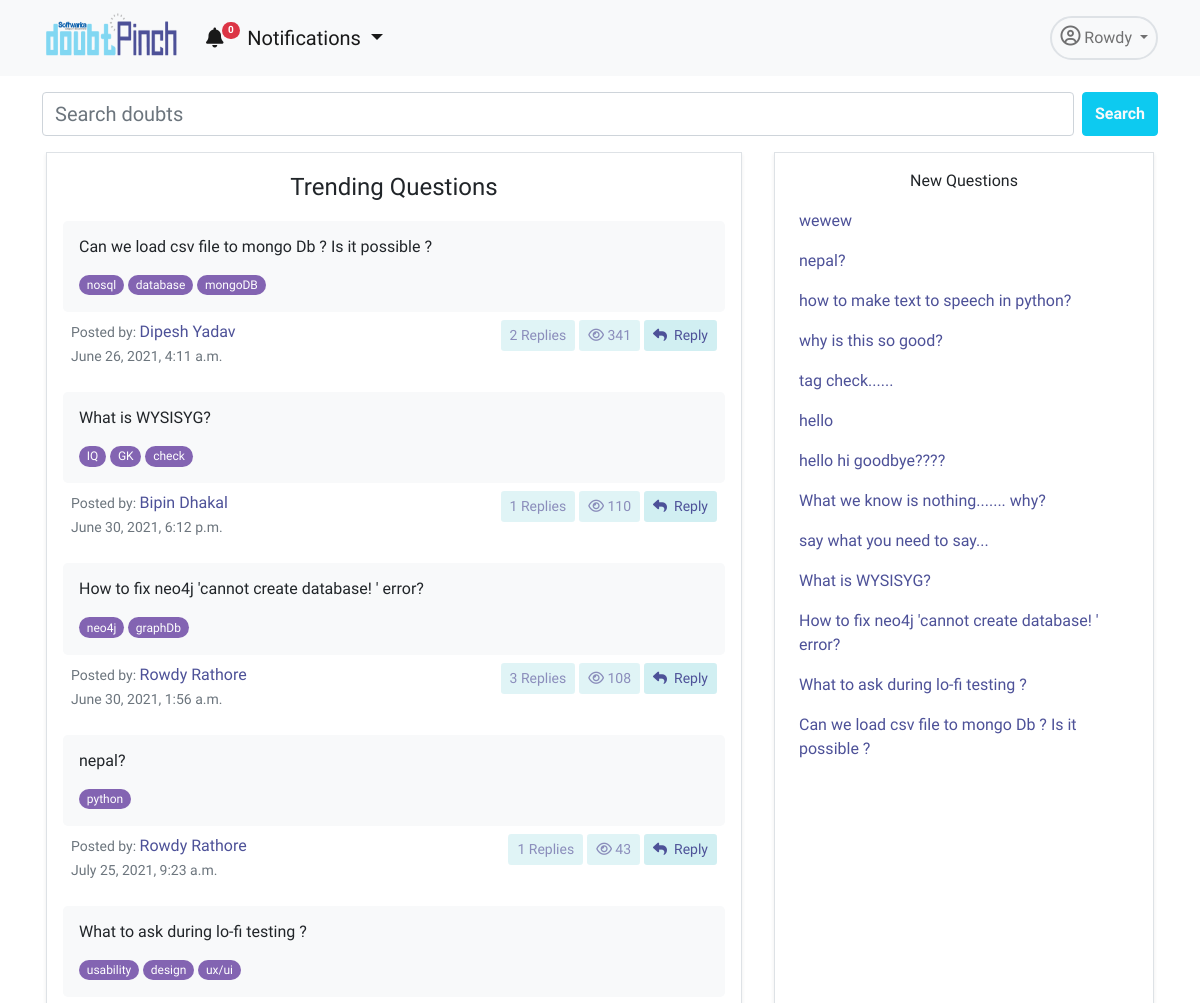
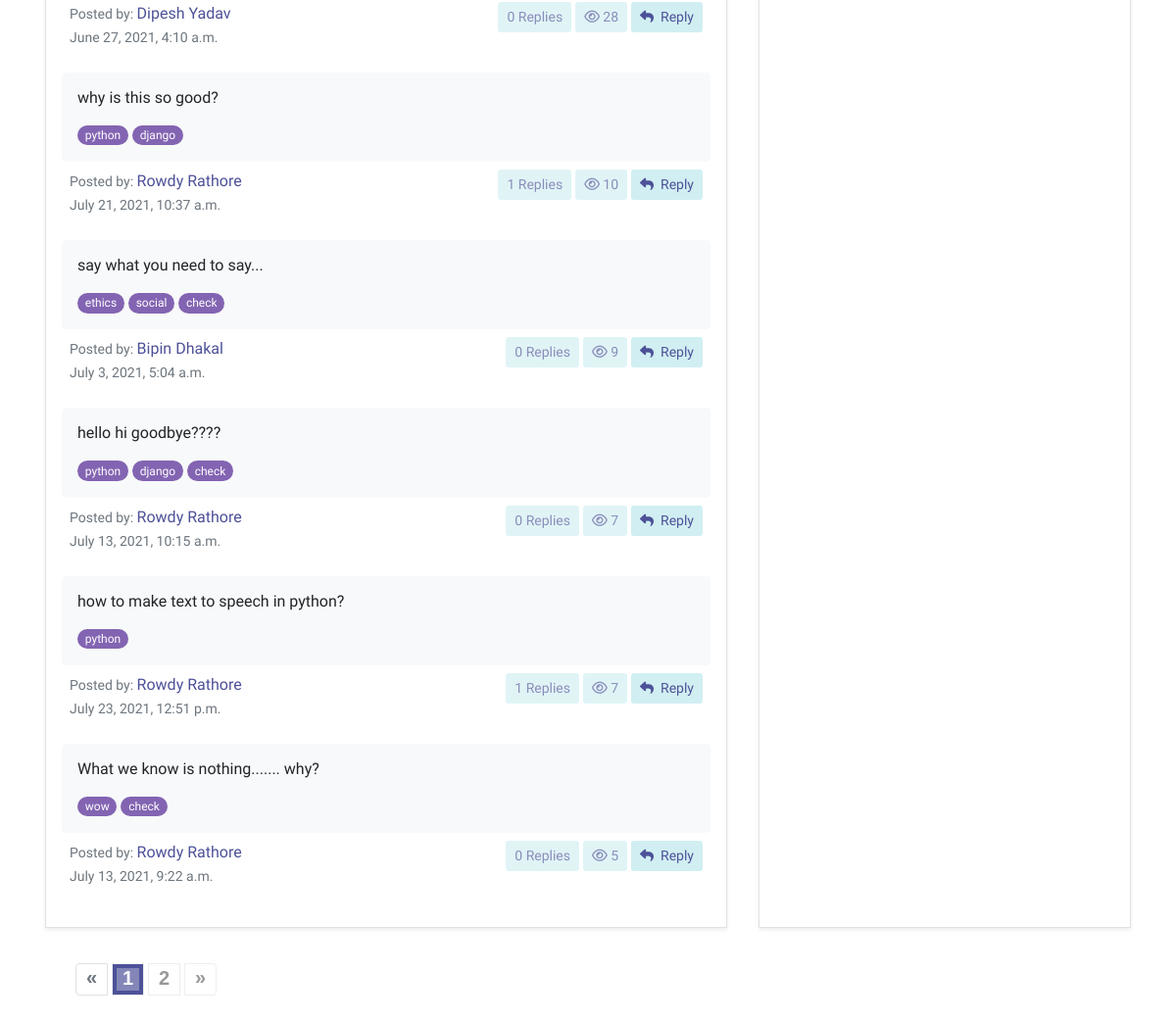
The page /app/home/ (signed in) on the database as committed earlier (2 pictures, top to bottom).
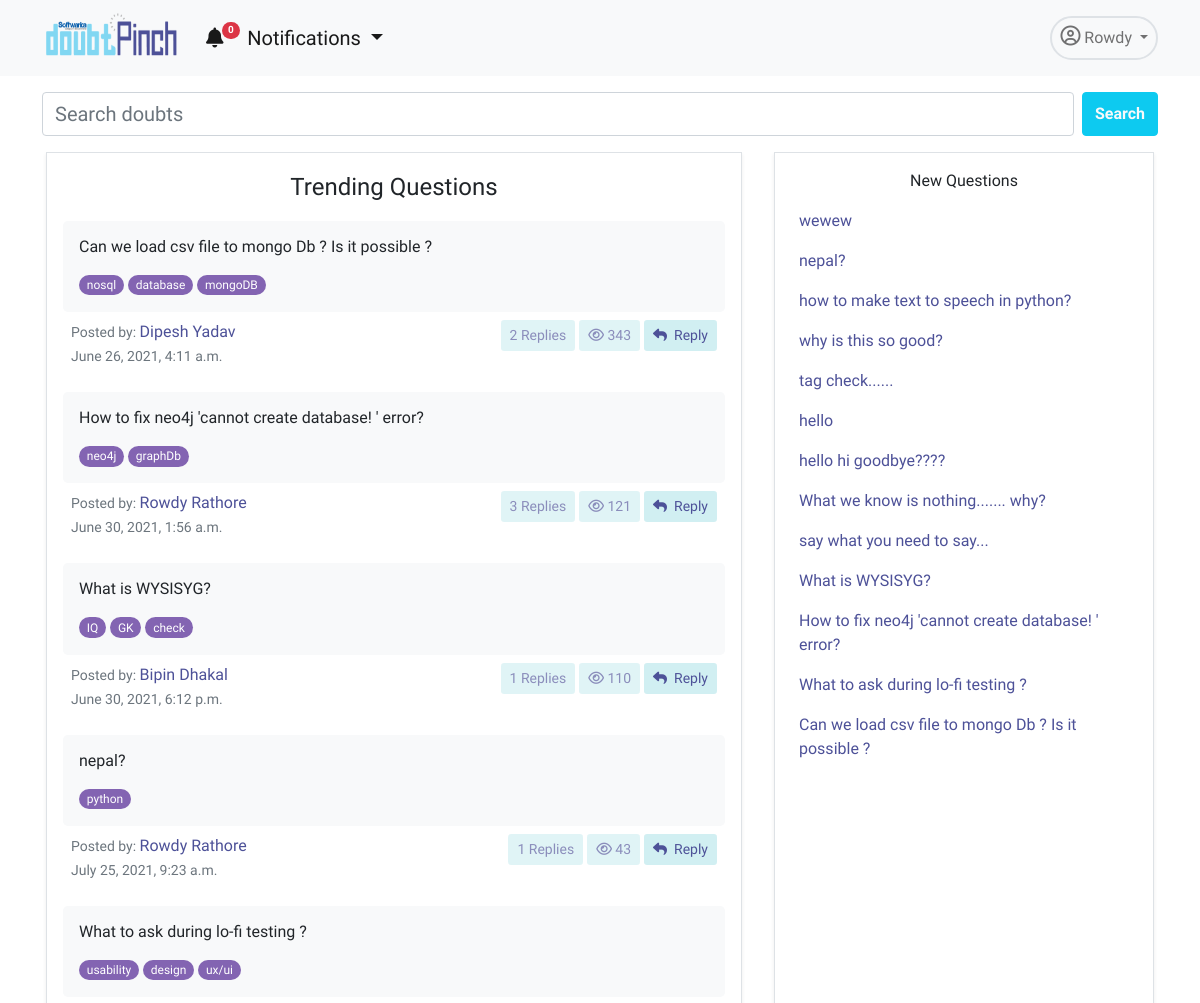
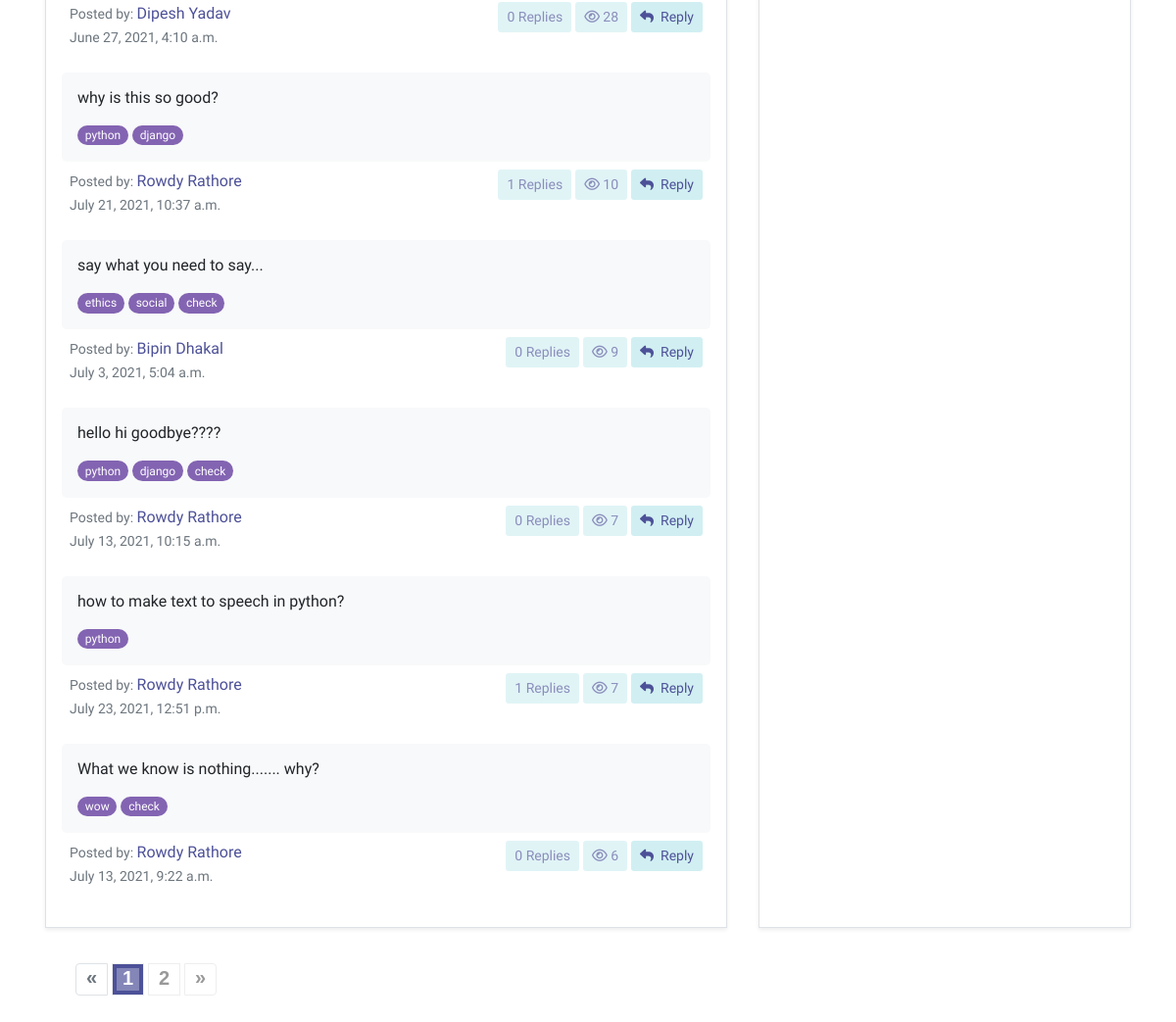
The same page on the database as committed later (2 pictures, top to bottom).
### dpapp/models.py (models this page shows, shortened)
class Doubt(models.Model):
    user= models.ForeignKey(User,on_delete=models.CASCADE)
    title= models.TextField(null=False)
    description=models.TextField(null=True, blank=True)
    created_on = models.DateTimeField(default=datetime.now, blank=True)
    views= models.IntegerField(default=0)
    tags = TaggableManager()
    @property
    def total_replies(self):
        totalreplies = Answer.objects.filter(doubt=self).count()
        return totalreplies

### accounts/models.py (models this page shows, shortened)
class User(AbstractUser):
    username = models.CharField(max_length=255, null=True, blank=True)
    email = models.EmailField(
        verbose_name='email address',
        max_length=255,
        unique=True,
    )
    profile_pic= models.ImageField(upload_to='admin_pics', null=True, blank=True)
    email_confirmed = models.BooleanField(default=False) #initially this field is false but will se chan
    is_active = models.BooleanField(default=False)
    is_staff = models.BooleanField(default=False) # a admin user; non super-user
    is_admin = models.BooleanField(default=False)
    is_seller = models.BooleanField(default=False)
    is_customer = models.BooleanField(default=False)
    description=models.TextField(null=True)
    USERNAME_FIELD = 'email'
    REQUIRED_FIELDS = [] #emaila nd password are required fields and first name and last name is inherited from the user creation model
    object = UserManager()

### dpapp/views.py (the view)
# urls.py: 2. Add a URL to urlpatterns:  path('', Home.as_view(), name='home')
@method_decorator(login_required, name='dispatch')
class Home(ListView):
    template_name="dpapp/home.html"
    model= Doubt
    def get_context_data(self, **kwargs):
        context = super(Home, self).get_context_data(**kwargs)
        doubts=Doubt.objects.all().order_by('-views')
        newdoubts=Doubt.objects.all().order_by('-id')
        paginator= Paginator(doubts, 10)
        page = self.request.GET.get('page')
        try:
            doubts = paginator.page(page)
        except PageNotAnInteger:
            doubts = paginator.page(1)
        except EmptyPage:
            doubts = paginator.page(paginator.num_pages)
        context.update({'doubts':doubts,'newdoubts':newdoubts,'page':page})
        return context

### dpapp/blognav.py (called while the page is built)
def navbar(request):
    if not request.user.is_anonymous:
        user=request.user
        notifications = Notification.objects.filter(user=user).order_by('-id')[:5]
        noti_count = Notification.objects.filter(user=user, is_seen=False).count()
        return {'nav_notifications': notifications,'noti_count':noti_count}
    return {'nav_notifications': '0','noti_count':0}

### templates/dpapp/home.html (shortened to what the changed rows need)
{% extends 'dpapp/base.html' %}
{% load static %}
        {% block navbar%}
        <link rel="stylesheet" href="{% static 'dpapp/css/paginate.css' %}">
        <div class="container">
            <div class="row mt-3 ">
                <div class="col border shadow-sm p-3 mx-3 mb-3">
                    {% for i in doubts %}
                    <div class="mt-1">
                        <div class="bg-light mt-2 p-3 rounded-3  ">
                            <p class="h6 text-dark mb-3">{{i.title}}</p>
                            {% for tag in i.tags.all %}
                            <a href="{% url 'dpapp:tags' tag.slug %}"><span class="badge rounded-pill bg-purple fw-normal">{{tag.name}}</span></a>
                            {%endfor%}
                        </div>
                        <div class="d-flex bd-highlight mb-3">
                            <div class="me-auto p-2 bd-highlight">
                                <small class="text-muted">Posted by: <span class="fs-6 text-pinch">{{i.user.first_name}} {{i.user.last_name}}</span></small><br>
                                <small class="text-muted">{{i.created_on}}</span></small>
                            </div>
                            <div class="p-2 bd-highlight">
                                <div class="d-flex justify-content-center">
                                    <a href="" class="btn btn-doubt btn-sm text-pinch disabled me-1"> {{i.total_replies}} Replies</a>
                                    <a href="" class="btn btn-doubt btn-sm text-pinch disabled me-1"><i
                                            class="far fa-eye"></i> {{i.views}}</a>
                                    <a href="{% url 'dpapp:detail' i.id %}" class="btn btn-doubt btn-sm text-pinch "><i
                                            class="fas fa-reply"></i>&nbsp; Reply</a>
                                </div>
                            </div>
                        </div>
                    </div>
                    {% endfor %}
                </div>
                <div class="col-lg-4 col-11 border shadow-sm mx-3 py-3 px-4 mb-3">
                    {% for i in newdoubts%}
                    <a href="{% url 'dpapp:detail' i.id %}" class="text-pinch text-decoration-none fs-6">
                        <p>{{i.title}}</p>
                    </a>
                   {% endfor %}
                </div>
            </div>
            {% if doubts.paginator.num_pages > 1 %}
            <div class="demo">
                <nav class="pagination-outer" aria-label="Page navigation">
                    <ul class="pagination">
                        {% for i in doubts.paginator.page_range %}
                        {% if i == doubts.number%}
                        <li class="page-item active"><a class="page-link" href="#">{{i}}</a></li>
                        {% else %}
                            {% if 'heading_contains' in request.get_full_path %}
                            <li class="page-item"><a class="page-link" href="{{ request.get_full_path }}&page={{ i }}">{{ i }}</a></li>
                            {% else %}
                            <li class="page-item "><a class="page-link"  href="?page={{ i }}">{{ i }}</a></li>
                            {% endif %}
                        {% endif %}
                        {% endfor %}
                    </ul>
                </nav>
            </div>
            {%endif%}
        </div>
{% endblock %}

Rows that differ between the two databases and show on the page:
changed Doubt "Can we load csv file to mongo Db ? Is it possible ?": views "341" → "343"
changed Doubt "How to fix neo4j 'cannot create database! ' error?": views "108" → "121"; moves up the list
changed Doubt "What we know is nothing....... why?": views "5" → "6"
